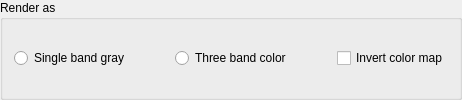
            <widget class="QGroupBox" name="groupBox_3">
             <property name="title">
              <string>Render as</string>
             </property>
             <layout class="QHBoxLayout" name="_2">
              <item>
               <widget class="QRadioButton" name="rbtnSingleBand">
                <property name="text">
                 <string>Single band gray</string>
                </property>
               </widget>
              </item>
              <item>
               <spacer>
                <property name="orientation">
                 <enum>Qt::Horizontal</enum>
                </property>
                <property name="sizeHint" stdset="0">
                 <size>
                  <width>40</width>
                  <height>20</height>
                 </size>
                </property>
               </spacer>
              </item>
              <item>
               <widget class="QRadioButton" name="rbtnThreeBand">
                <property name="text">
                 <string>Three band color</string>
                </property>
               </widget>
              </item>
              <item>
               <spacer>
                <property name="orientation">
                 <enum>Qt::Horizontal</enum>
                </property>
                <property name="sizeHint" stdset="0">
                 <size>
                  <width>40</width>
                  <height>20</height>
                 </size>
                </property>
               </spacer>
              </item>
              <item>
               <widget class="QCheckBox" name="cboxInvertColorMap">
                <property name="sizePolicy">
                 <sizepolicy hsizetype="Expanding" vsizetype="Fixed">
                  <horstretch>0</horstretch>
                  <verstretch>0</verstretch>
                 </sizepolicy>
                </property>
                <property name="text">
                 <string>Invert color map</string>
                </property>
               </widget>
              </item>
             </layout>
            </widget>
